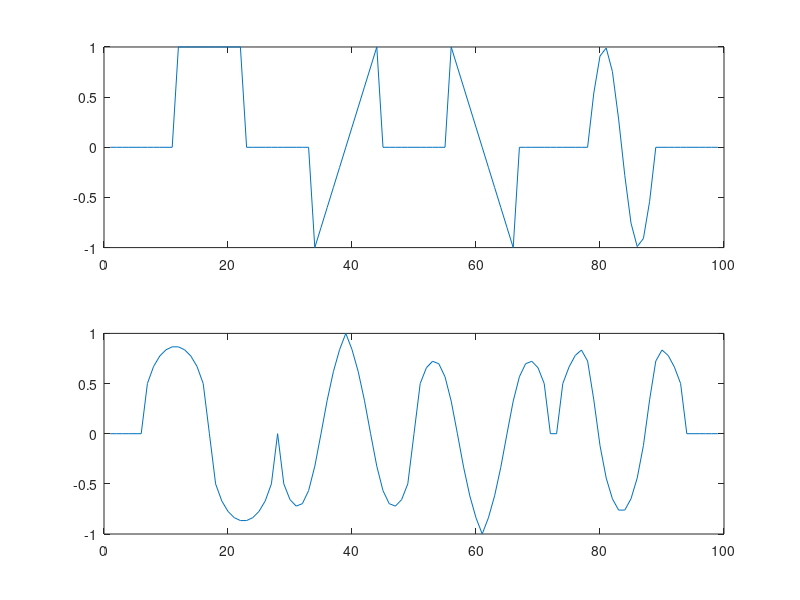

The MATLAB source for this figure:
tmp = [-5: 5];
x1 = ones(size(tmp));
x2 = tmp* 1/floor(length(tmp)/2);
x3 = -x2;
x4 = sin((tmp+floor(length(tmp)/2))*2*pi/11);
pad = zeros(size(tmp));

x = [pad, x1, pad, x2, pad, x3, pad, x4, pad];
t = [1: length(x)];
subplot(2,1,1);
plot(t, x);

output = zeros(size(x));
match = x2;
match = match - mean(match);
sigma_mf = sqrt(sum(match.^2));
L = floor(length(match)/2);
x_pad = [zeros(1, L), x, zeros(1, L)];
for i = [L+1: length(x_pad)-L]
    part = x_pad(i-L:i+L);
    part = part - mean(part);
    sigma_localX = sqrt(sum(part.^2))
    if sigma_localX == 0
        y(i-L) = 0;
    else
        % y(i-L) = sum(conv(x_pad(i-L:i+L), match, "same")) / (sigma_localX * sigma_mf);
        y(i-L) = sum(part.*x2) / (sigma_localX * sigma_mf);
    end
end
subplot(2,1,2);
plot(t, y);
